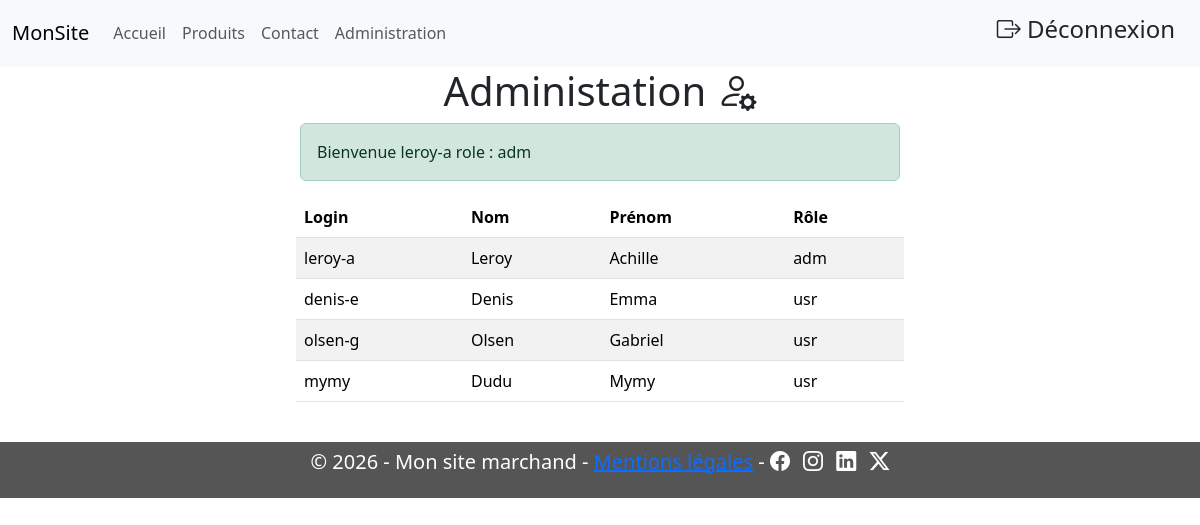
/index.php?page=admin (signed in), run on the app's committed database.
### tables this page shows
CREATE TABLE `users` (
  `codeUser` int(11) NOT NULL,
  `login` varchar(15) NOT NULL,
  `mdp` varchar(32) DEFAULT NULL,
  `mdp_hash` varchar(64) NOT NULL,
  `nom` varchar(32) NOT NULL,
  `prenom` varchar(32) NOT NULL,
  `role` varchar(3) NOT NULL DEFAULT 'usr'
);

### index.php (called while the page is built)
<?php
if (isset($_GET['page'])){
    $page = $_GET['page'];
} else{
    $page = 'accueil';
}
include './head.php';
include $page.'.php';
include './footer.php';
?>

### admin.php (the view)
<?php
require_once("info_bdd.php"); ?>
<h1 class="container text-center">Administation
    <i class="bi bi-person-gear"></i>
</h1>
<div class="alert alert-success w-50 mx-auto" role="alert">
    Bienvenue <?php echo $_SESSION['login']; ?> role : <?php echo $_SESSION['role']; ?>
</div>
<?php
$requete_sql = "SELECT login, nom, prenom, mdp, role FROM users";
$reponse = $mon_pdo->query($requete_sql);
$resultat = $reponse->fetchAll(); ?>
<div class="row row-cols-1 row-cols-md-3 row-cols-lg-4 g-3">
    <table class="table table-striped w-50 mx-auto">
        <thead>
            <tr>
                <th>Login</th>
                <th>Nom</th>
                <th>Prénom</th>
                <th>Rôle</th>
            </tr>
        </thead>
        <tbody>
            <?php foreach ($resultat as $ligne) { ?>
                <tr>
                    <td><?php echo $ligne['login']; ?></td>
                    <td><?php echo $ligne['nom']; ?></td>
                    <td><?php echo $ligne['prenom']; ?></td>
                    <td><?php echo $ligne['role']; ?></td>
                </tr>
            <?php } ?>
        </tbody>
    </table>
</div>

### data on the page
users: login "leroy-a", nom "Leroy", prenom "Achille", role "adm"
users: login "denis-e", nom "Denis", prenom "Emma", role "usr"
users: login "olsen-g", nom "Olsen", prenom "Gabriel", role "usr"
users: login "mymy", nom "Dudu", prenom "Mymy", role "usr"

### other printed values
$_SESSION['login'] "leroy-a"
$_SESSION['role'] "adm"
